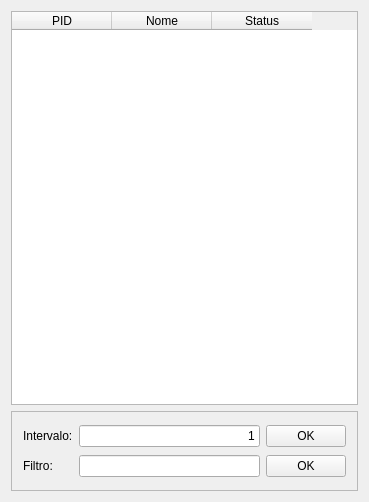
<?xml version="1.0" encoding="UTF-8"?>
<ui version="4.0">
 <class>X_Infinity</class>
 <widget class="QMainWindow" name="X_Infinity">
  <property name="geometry">
   <rect>
    <x>0</x>
    <y>0</y>
    <width>369</width>
    <height>502</height>
   </rect>
  </property>
  <property name="windowTitle">
   <string>X_Infinity</string>
  </property>
  <property name="windowIcon">
   <iconset resource="resource.qrc">
    <normaloff>:/Snoopy.png</normaloff>:/Snoopy.png</iconset>
  </property>
  <widget class="QWidget" name="centralWidget">
   <layout class="QVBoxLayout" name="verticalLayout_2">
    <item>
     <widget class="QTableWidget" name="tableWidget">
      <property name="horizontalScrollBarPolicy">
       <enum>Qt::ScrollBarAlwaysOff</enum>
      </property>
      <column>
       <property name="text">
        <string>PID</string>
       </property>
      </column>
      <column>
       <property name="text">
        <string>Nome</string>
       </property>
      </column>
      <column>
       <property name="text">
        <string>Status</string>
       </property>
      </column>
     </widget>
    </item>
    <item>
     <widget class="QFrame" name="frame">
      <property name="minimumSize">
       <size>
        <width>0</width>
        <height>80</height>
       </size>
      </property>
      <property name="frameShape">
       <enum>QFrame::StyledPanel</enum>
      </property>
      <property name="frameShadow">
       <enum>QFrame::Raised</enum>
      </property>
      <layout class="QGridLayout" name="gridLayout">
       <item row="0" column="0">
        <widget class="QLabel" name="labelUp">
         <property name="text">
          <string>Intervalo:</string>
         </property>
        </widget>
       </item>
       <item row="0" column="1">
        <widget class="QLineEdit" name="lineEdit">
         <property name="text">
          <string>1</string>
         </property>
         <property name="alignment">
          <set>Qt::AlignRight|Qt::AlignTrailing|Qt::AlignVCenter</set>
         </property>
        </widget>
       </item>
       <item row="0" column="2">
        <widget class="QPushButton" name="btnTime">
         <property name="text">
          <string>OK</string>
         </property>
        </widget>
       </item>
       <item row="1" column="0">
        <widget class="QLabel" name="labelFiltro">
         <property name="text">
          <string>Filtro:</string>
         </property>
        </widget>
       </item>
       <item row="1" column="1">
        <widget class="QLineEdit" name="lineEdit_2"/>
       </item>
       <item row="1" column="2">
        <widget class="QPushButton" name="btnFiltro">
         <property name="text">
          <string>OK</string>
         </property>
        </widget>
       </item>
      </layout>
     </widget>
    </item>
   </layout>
  </widget>
 </widget>
 <layoutdefault spacing="6" margin="11"/>
 <resources>
  <include location="resource.qrc"/>
 </resources>
 <connections/>
</ui>
